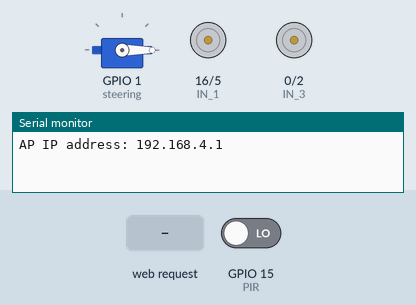
Bench run of a sketch on a simulated ESP8266 (NodeMCU). Parts: servo, motor-driver pin pairs drawn as motors (green arrow = first pin HIGH = forward, orange = second pin HIGH = backward, longer = more drive, scaled by the enable pin), the last lines printed to the serial monitor. Inputs (shaded band) come from the test bench; at power-on: GPIO 15 (PIR) LOW.

Above: at 1.2 s.
1.3 s: HTTP request GET /?State=B received
At 1.8 s:
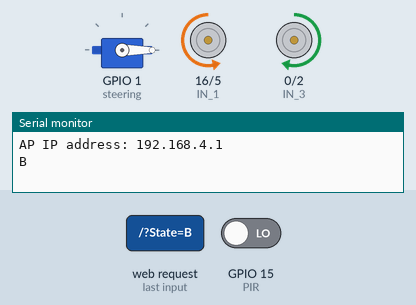
2.8 s: HTTP request GET /?State=R received
At 3.1 s:
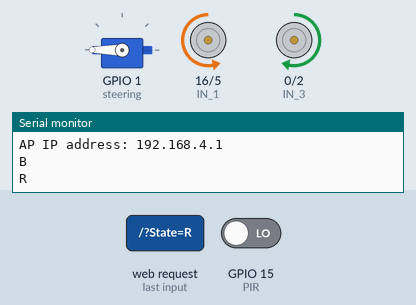
4.3 s: HTTP request GET /?State=L received
At 6.3 s:
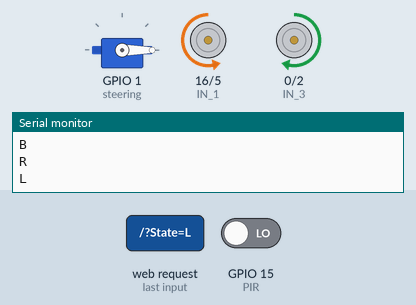
7.2 s: HTTP request GET /?State=S received
At 7.5 s:
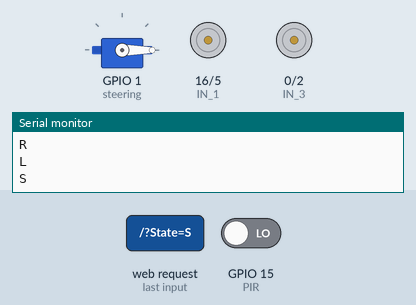
8.7 s: HTTP request GET /?State=R received
At 11.0 s:
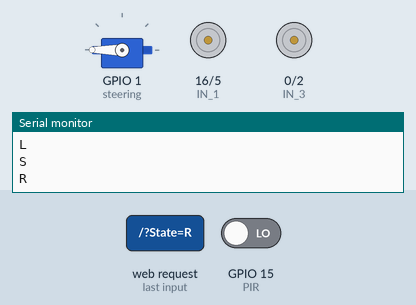
11.6 s: HTTP request GET /?State=L received
At 14.3 s:
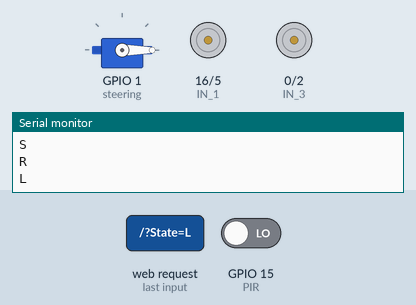
Timing chart, 0 to 15.5 s (numbered marks = the images above; inputs shaded):
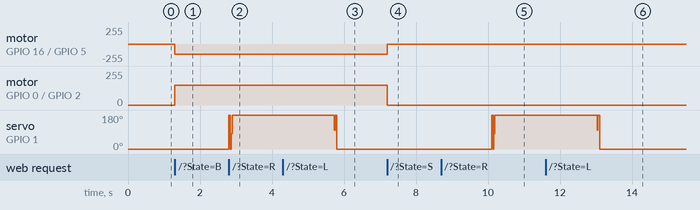

Measured:
- after the input at 1.3 s, motor on GPIO 16 (IN_1) / GPIO 5 (IN_2): stopped → backward 150/255 at once; motor on GPIO 0 (IN_3) / GPIO 2 (IN_4): stopped → forward 150/255 at once
- after the input at 2.8 s, servo on GPIO 1 (steering): 0° → 180° at once
- after the input at 4.3 s, servo on GPIO 1 (steering): 180° → 0° after 1.4 s
- after the input at 7.2 s, motor on GPIO 16 (IN_1) / GPIO 5 (IN_2): backward 150/255 → stopped at once; motor on GPIO 0 (IN_3) / GPIO 2 (IN_4): forward 150/255 → stopped at once
- after the input at 8.7 s, servo on GPIO 1 (steering): 0° → 180° after 1.4 s
- after the input at 11.6 s, servo on GPIO 1 (steering): 180° → 0° after 1.4 s

The sketch:

IoT_Smart_Car.ino
```cpp
#include <ESP8266WiFi.h>
#include <WiFiClient.h>
#include <ESP8266WebServer.h>
#include <Servo.h>

#define ENA 4 // Enable/speed motors Right GPIO4(D2)
#define ENB 14 // Enable/speed motors Left GPIO12(D6)
#define IN_1 16 // L298N in1 motors Right GPIO15(D8)
#define IN_2 5 // L298N in2 motors Right GPIO13(D7)
#define IN_3 0 // L298N in3 motors Left GPIO2(D4)
#define IN_4 2 // L298N in4 motors Left GPIO0(D3)
#define steering 1
#define PIR 15

int pos;

Servo myservo;

String command; //String to store app command state.
int speedCar = 150; // 400 - 1023.
int speed_Coeff = 3;

const char* ssid = "NodeMCU Car";
ESP8266WebServer server(80);

void setup() {

Serial.begin(115200);
pinMode(ENA, OUTPUT);
pinMode(ENB, OUTPUT);
pinMode(IN_1, OUTPUT);
pinMode(IN_2, OUTPUT);
pinMode(IN_3, OUTPUT);
pinMode(IN_4, OUTPUT);
myservo.attach(steering);
pinMode(PIR, INPUT);
myservo.write(0);

// Connecting WiFi

WiFi.mode(WIFI_AP);
WiFi.softAP(ssid);

IPAddress myIP = WiFi.softAPIP();
Serial.print("AP IP address: ");
Serial.println(myIP);

// Starting WEB-server
server.on("/", HTTP_handleRoot);
server.onNotFound(HTTP_handleRoot);
server.begin();
}

void goAhead() {

digitalWrite(IN_1, HIGH);
digitalWrite(IN_2, LOW);
analogWrite(ENA, speedCar);
digitalWrite(IN_3, LOW);
digitalWrite(IN_4, HIGH);
analogWrite(ENB, speedCar);

}

void goBack() {

digitalWrite(IN_1, LOW);
digitalWrite(IN_2, HIGH);
analogWrite(ENA, speedCar);
digitalWrite(IN_3, HIGH);
digitalWrite(IN_4, LOW);
analogWrite(ENB, speedCar);
}

void goRight() {
pos = pos + 5;
myservo.write(pos);

}

void goLeft() {
pos = pos - 5;
myservo.write(pos);
}

void stopRobot() {digitalWrite(IN_1, LOW);
digitalWrite(IN_2, LOW);
analogWrite(ENA, speedCar);

digitalWrite(IN_3, LOW);
digitalWrite(IN_4, LOW);
analogWrite(ENB, speedCar);
}

void loop() {
server.handleClient();
command = server.arg("State");

if (command == "B") goBack();
else if (command == "L") goLeft();
else if (command == "R") goRight();
else if (command == "S") stopRobot();
else if (digitalRead(PIR) == 1) {
if (command == "F") goAhead();

}
}

void HTTP_handleRoot(void) {

if (server.hasArg("State")) {
Serial.println(server.arg("State"));
}
server.send(200, "text/html", "");
delay(1);
}
```
